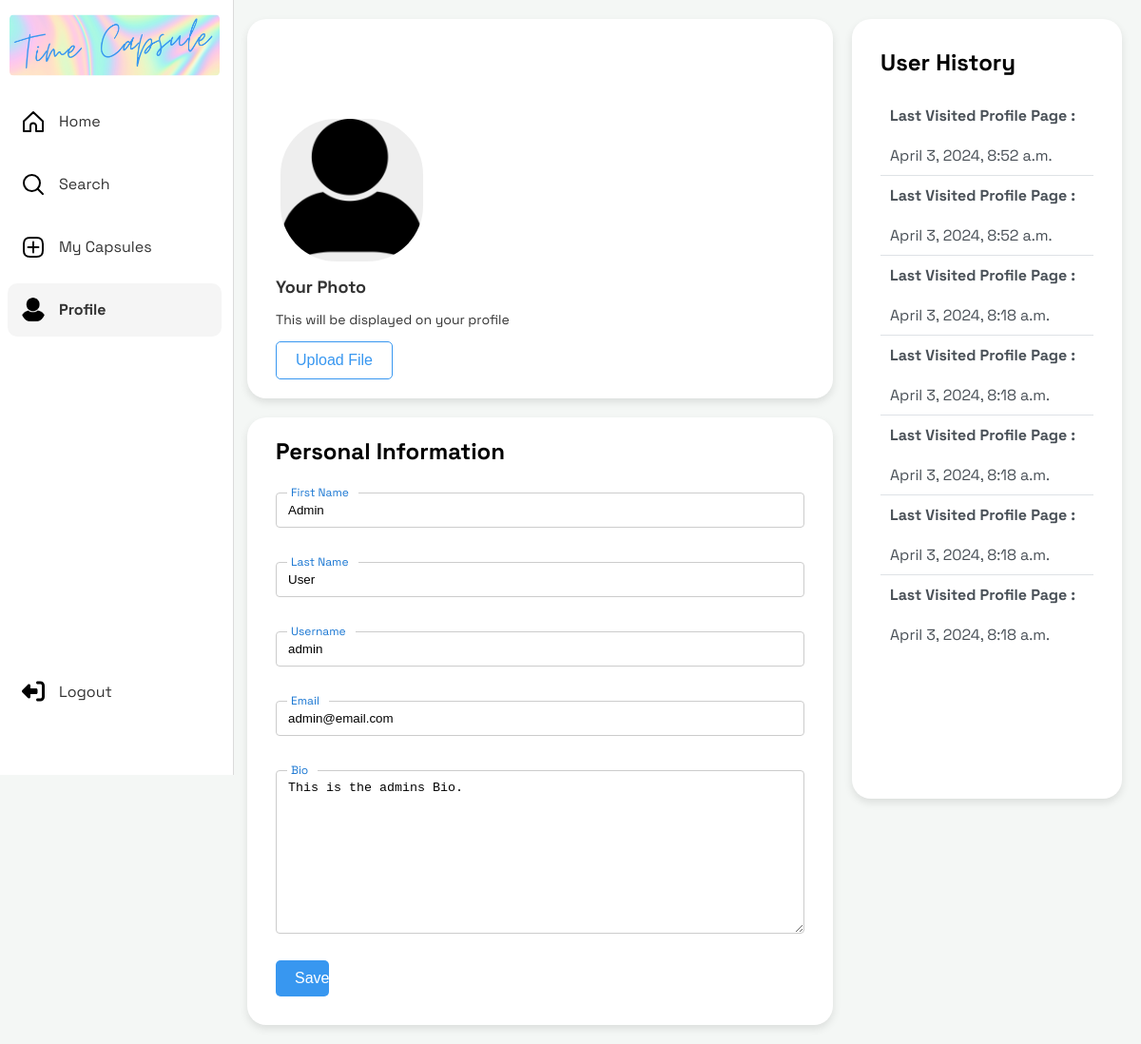
Screenshot of /profile/ (signed in) with the database file from the repository.
### AuthenticationSystem/models.py (models this page shows, shortened)
class UserProfile(AbstractUser):
    bio = models.TextField(null=True, blank=True)
    profilepic = models.ImageField(upload_to=user_profile_pic_path, blank=True, null=True)
    email_verified = models.BooleanField(default=False)
    email_verification_token = models.CharField(max_length=100, blank=True, null=True)
    numofvisits = models.PositiveIntegerField(default=0)

class UserVisit(models.Model):
    user = models.ForeignKey(UserProfile, on_delete=models.CASCADE)
    page = models.CharField(max_length=255)
    timestamp = models.DateTimeField(auto_now_add=True)

### AuthenticationSystem/views.py (the view)
# urls.py: path('profile/', views.profile, name='profile'),
@login_required
def profile(request):
    if request.method == 'POST':
        owner = UserProfile.objects.get(id=request.user.id)
        if 'profile_submit' in request.POST:  # Check if profile form is submitted
            profile_form = EditProfileForm(request.POST, request.FILES, instance=request.user)
            if profile_form.is_valid():
                username = profile_form.cleaned_data['username']
                first_name = profile_form.cleaned_data['first_name']
                last_name = profile_form.cleaned_data['last_name']
                bio = profile_form.cleaned_data['bio']
                print(profile_form.cleaned_data['username'])
                if not UserProfile.objects.filter(username=profile_form.cleaned_data['username']).exists():
                    profile_form.save()
                    messages.success(request, f'{owner} profile updated')
                    response = redirect('AuthenticationSystem:profile')
                    response.set_cookie('numvisit', owner.numofvisits)
                    return response
                else:
                    profile_form.instance.username = owner.username
                    profile_form.instance.bio = bio
                    profile_form.instance.first_name = first_name
                    profile_form.instance.last_name = last_name
                    profile_form.save()
                    messages.success(request, "Profile updated but the specified username is already taken")
                    response = redirect('AuthenticationSystem:profile')
                    response.set_cookie('numvisit', owner.numofvisits)
                    return response
        elif 'password_submit' in request.POST:  # Check if password form is submitted
            password_form = PasswordChangeForm(request.user, request.POST)
            if password_form.is_valid():
                user = password_form.save()
                update_session_auth_hash(request, user)  # Important for keeping the user logged in
                messages.success(request, 'Your password was successfully updated!')
                return redirect('AuthenticationSystem:profile')
            else:
                print(password_form.errors)
                messages.success(request, f'Meet the requirements for password change {password_form.errors}')
                return redirect('AuthenticationSystem:profile')
    else:
        owner = UserProfile.objects.get(id=request.user.id)
        password_form = PasswordChangeForm(request.user)
        form = EditProfileForm(instance=request.user)
        user_history_database = UserVisit.objects.filter(user=request.user).order_by('-timestamp')
        response = render(request, 'profile.html', {
                                                'cur_user': owner,
                                                'form': form, 'password_form': password_form,
                                                'user_history': user_history_database[:7], 'nv': owner.numofvisits})
        response.set_cookie('numvisit', owner.numofvisits)
        return response

### AuthenticationSystem/forms.py
class EditProfileForm(forms.ModelForm):
    class Meta:
        model = UserProfile
        fields = ['username', 'email', 'bio', 'first_name', 'last_name', 'profilepic']
        widgets = {
            'username': forms.TextInput(attrs={'class': 'form-input'}),
            'email': forms.TextInput(attrs={'class': 'form-input', 'readonly': 'True'}),
            'bio': forms.Textarea(attrs={'class': 'form-input'}),
            'first_name': forms.TextInput(attrs={'class': 'form-input'}),
            'last_name': forms.TextInput(attrs={'class': 'form-input'}),
            'profilepic': forms.FileInput(attrs={'id': 'fileInput', 'style': 'display: none;', 'accept': 'image/png,image/jpg,image/jpeg,image/avif'})
        }

### templates/profile.html (shortened to what this page needs)
{% extends 'components/navBar.html' %}
{% load static %}
{% block content %}
    <form method="post" enctype="multipart/form-data">
        <div class="profile-container">
            <div style="flex: 0.7;display: flex;flex-direction: column;gap: 20px">
                <div class="profile-card">
                    <div class="profile-background">
                    </div>
                    <div class="profile-content">
                        <div class="profile-picture">
                            {% if cur_user.profilepic %}
                                <img src="{{ cur_user.profilepic.url }}" alt="Profile Picture">
                            {% else %}
                                <img src="https://encrypted-tbn0.gstatic.com/images?q=tbn:ANd9GcQIhsJ2D692LXEDT04mefdqZtznqnIg31FnmX5-aETP1O-rA40rRhSYbMrmMTfTVHHwoCk&usqp=CAU" alt="Profile Picture">
                            {% endif %}
                        </div>
                        <div class="profile-info">
                            <h3>Your Photo</h3>
                            <p>This will be displayed on your profile</p>
                        </div>
                        <div class="button-container">
                            <label for="fileInput" id="fileInputLabel" style="cursor: pointer;">Upload File</label>
                        </div>
                    </div>
                </div>
                <div class="user-info-container">
                    <h2>Personal Information</h2>
                    <div class="form-field-container" id="firstnameBlock">
                        <label for="id_username" class="form-label profile" id="firstLabel">First Name </label>
                        {{ form.first_name }}
                    </div>
                    <div class="form-field-container" id="lastnameBlock">
                        <label for="id_username" class="form-label profile" id="lastnameLabel">Last Name </label>
                        {{ form.last_name }}
                    </div>
                    <div class="form-field-container" id="usernameBlock">
                        <label for="id_username" class="form-label profile" id="usernameLabel">Username </label>
                        {{ form.username }}
                    </div>
                    <div class="form-field-container" id="emailBlock">
                    <label for="id_username" class="form-label profile" id="emailLabel">Email </label>
                        {{ form.email }}
                    </div>
                    <div class="form-field-container" id="bioBlock">
                    <label for="id_username" class="form-label profile" id="bioLabel">Bio </label>
                        {{ form.bio }}
                    </div>
                    <button class="primary-button" type="submit" name="profile_submit" style="width: 10%">Save</button>
                </div>
            </div>
            <div class="user-history-container">
                <h2 style="margin-left: 20px">User History</h2>
                <div class="user-history-content">
                    <ul>
                        {% for visit in user_history %}
                            <li>
                                <b>Last Visited Profile Page :</b>
                                <br>
                                <br>
                                {{ visit.timestamp }}
                            </li>
                        {% endfor %}
                    </ul>
                </div>
            </div>
        </div>
    </form>
{% endblock %}

### templates/components/navBar.html (shortened to what this page needs)
{% load static %}
<!DOCTYPE html>
<html lang="en">
<head>
    <link rel="stylesheet" href="../../static/css/navBar/navBar.css">
    <link rel="stylesheet" href="../../static/css/button/button.css">
    <link rel="stylesheet" href="../../static/css/messages/messages.css">
    <link rel="stylesheet" href="../../static/css/base.css">
    <link rel="stylesheet" href="../../static/css/my_capsules.css">
    <link rel="stylesheet" href="../../static/css/carousel/carousel.css">
    <link rel="stylesheet" href="../../static/css/card/capsule_card.css">
    <link rel="stylesheet" href="../../static/css/home.css">
    <link rel="stylesheet" href="../../static/css/modal/modal.css">
    <link rel="stylesheet" href="../../static/css/search.css">
    <link rel="stylesheet" href="../../static/css/profile.css">
</head>
<body>
<div class="container">
   <div class="sidebar">
  <a href="{% url 'TimeCapsuleManagement:home' %}" class="logo-wrapper">
    <img src="{% static 'LOGO.png' %}">
  </a>
  <ul class="sidebar-menu">
    <li>
      <a href="{% url 'TimeCapsuleManagement:home' %}" {% if request.path == '/' %}class="nav-link active" {% else %} class="nav-link" {% endif %}>
        <span class="icon">
        </span>
        Home
      </a>
    </li>
    <li>
       <a href="{% url 'SearchCapsule:capsule_search' %}" {% if request.path == '/search/' %}class="nav-link active" {% else %} class="nav-link" {% endif %}>
        <span class="icon">
        </span>
        Search
      </a>
    </li>
    <li>
      <a href="{% url 'TimeCapsuleManagement:my_capsules' %}" {% if request.path == '/my-capsules/' %}class="nav-link active" {% else %} class="nav-link" {% endif %}>
        <span class="icon">
        </span>
        My Capsules
      </a>
    </li>
    <li>
      <a href="{% url 'AuthenticationSystem:profile' %}" {% if request.path == '/profile/' %}class="nav-link active" {% else %} class="nav-link" {% endif %}>
        {% if request.user.profilepic %}
                  <img class="icon rounded-circle" src="{{ request.user.profilepic.url }}" alt="Profile Picture">
        {% else %}
           <img class="icon rounded-circle" src="https://encrypted-tbn0.gstatic.com/images?q=tbn:ANd9GcQIhsJ2D692LXEDT04mefdqZtznqnIg31FnmX5-aETP1O-rA40rRhSYbMrmMTfTVHHwoCk&usqp=CAU" alt="Profile Picture">
        {% endif %}
        Profile
      </a>
    </li>
  </ul>
  <ul class="sidebar-menu bottom">
    <li>
        {% if user.is_authenticated %}
          <a href="{% url 'AuthenticationSystem:user_logout' %}" class="nav-link" id="logout-link">
            <span class="icon">
            </span>
            Logout
          </a>
        {% endif %}
    </li>
  </ul>
</div>
        <div class="content">
        {% block content %}
        {% endblock %}
        </div>
</div>
</body>
</html>

### static/css/navBar/navBar.css (style rules this page uses)
.container { display: flex; }
.content { width: 100%; margin-left: 240px; }
.sidebar { width: 245px; background-color: var(--text-white-color); padding-top: 15px; position: fixed; height: 100vh; top: 0; left: 0; z-index: 999; border-right: 1px solid rgb(219, 219, 219); display: flex; flex-direction: column; justify-content: center; }
.logo-wrapper { display: flex; width: 90%; margin-bottom: 20px; justify-content: center; padding-left: 10px; padding-right: 10px; }
.logo-wrapper img { width: 100%; border-radius: 5px; }
.sidebar-menu { font-size: 1rem; list-style-type: none; padding: 0 12px 20px 8px; margin: 0; display: flex; flex-direction: column; gap: 10px; flex-grow: 3; }
.sidebar-menu.bottom { flex-grow: 0; margin-bottom: 40px; }
.sidebar-menu li a.nav-link { border-radius: 10px; padding: 16px 15px; color: var(--text-black-color); text-decoration: none; display: flex; align-items: center; }
.sidebar-menu li a.nav-link.active { font-weight: bold; background-color: var(--hover-color); }
.sidebar-menu li a.nav-link.active .icon { transform: scale(1.08); }
.sidebar-menu li a.nav-link .icon { margin-right: 15px; width: 24px; height: 24px; transition: all 0.2s ease-in-out; }
.rounded-circle { border-radius: 100%; }

### static/css/button/button.css (style rules this page uses)
.primary-button { background-color: var(--primary-color); color: var(--text-white-color); border: none; border-radius: 5px; padding: 10px 20px; cursor: pointer; text-align: center; text-decoration: none; font-size: 16px; transition: background-color 0.3s ease; }

### static/css/base.css (style rules this page uses)
:root { --primary-color: #3897f0; --background-color: #F4F7F5; --file-background-color: #f0f0f0; --dropzone-background-color: #cadbfb; --form-label-blue-color: #1976d2; --form-label-grey-color: #cccccc; --line-grey-color: #d1d1d1; --text-black-color: #333333; --text-white-color: #ffffff; --text-red-color: #DC143C; --text-blue-color: #2c71f0; --text-grey-color: #9da3a8; --hover-color: #f5f5f5; --error-message-background: #f44336; --success-message-background: #4caf50; }
body { font-family: "Space Grotesk", sans-serif; background-color: #F4F7F5; margin: 0; }

### static/css/my_capsules.css (style rules this page uses)
.form-field-container { position: relative; margin-bottom: 20px; }
.form-label { position: absolute; left: 12px; top: 10px; transition: all 0.3s ease; background-color: var(--text-white-color); padding: 0 50px 0 4px; color: var(--text-grey-color); }
.profile { padding: 0 10px 0 4px; }
.form-field-container.active .form-label, .form-input:focus + .form-label { top: -8px; font-size: 0.75em; color: var(--form-label-blue-color); }
.form-field-container.active .profile, .form-input:focus + .profile { top: 0; }
.form-input { width: 100%; padding: 10px 12px; margin: 8px 0; display: block; border: 1px solid var(--form-label-grey-color); border-radius: 4px; box-sizing: border-box; }

### rows the page displays
UserProfile: user.profilepic (picture), profilepic (picture), first_name "Admin", last_name "User", username "admin", email "admin@email.com", bio "This is the admins Bio."
UserVisit: timestamp "April 3, 2024, 8:52 a.m."
UserVisit: timestamp "April 3, 2024, 8:52 a.m."
UserVisit: timestamp "April 3, 2024, 8:18 a.m."
UserVisit: timestamp "April 3, 2024, 8:18 a.m."
UserVisit: timestamp "April 3, 2024, 8:18 a.m."
UserVisit: timestamp "April 3, 2024, 8:18 a.m."
UserVisit: timestamp "April 3, 2024, 8:18 a.m."
